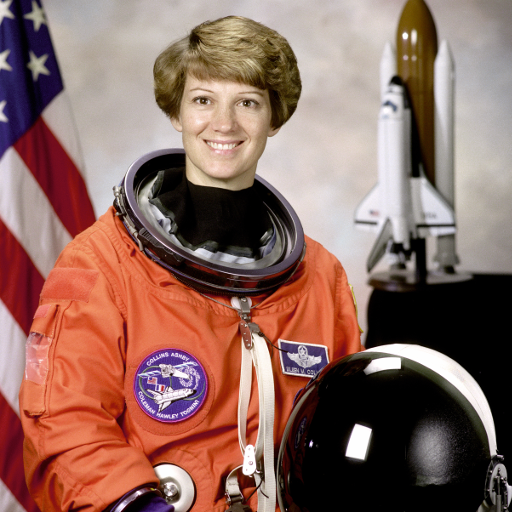
#> input picture skimage.data.astronaut(), 512 x 512 px
$ jupyter execute --allow-errors Seminar_4.ipynb   (shell and % lines are left out)
#> lines starting #> are read from the running program, lines starting #| are printed output that depends on the picture; long printed decimals are rounded
# Семинар 4 - Интерполяция изображений, геометрия формирования изображения и калибровка камеры

***

[cell 1]
from pathlib import Path

import cv2
import skimage
import numpy as np
import matplotlib.pyplot as plt

# Интерполяция изображений

Задача - эффективно уменьшить/увеличить изображение.

Рассмотрим несколько методов интерполяции.

## а) Интерполяция по ближайшему пикселю

Самая простая и самая быстрая, однако она приводит к сильным артефактам.

## б) Билинейная интерполяция

Лучше по качеству, но требует больше вычислений и вдобавок размывает границы объектов.

## в) Бикубическая интерполяция

Еще лучше в непрерывных областях, но на границе возникает [эффект гало](https://ru.wikipedia.org/wiki/Гало) (более темная полоса вдоль темного края границы и светлая вдоль светлого).

## Примеры

Согласно [документации OpenCV](https://docs.opencv.org/3.4/da/d54/group__imgproc__transform.html) для **сжатия изображения** — наиболее предпочтительным методом интерполяции является `cv.INTER_AREA`,
**для увеличения изображения** — наиболее предпочтительны методы интерполяции: `cv.INTER_CUBIC` (медленный) и `cv.INTER_LINEAR`.

[cell 2]
interpolation_algorithm = [
    ("nearest", cv2.INTER_NEAREST),
    ("bilinear", cv2.INTER_LINEAR),
    ("bicubic", cv2.INTER_CUBIC),
    ("area", cv2.INTER_AREA),
    ("lanczos4", cv2.INTER_LANCZOS4)
]

def resize_by_factor(
    img: np.array,
    factor: float,
) -> None:

    height, width = img.shape[:2]
    height2, width2 = int(height*factor), int(width*factor)

    print(f'orig size: h={height}, w={width}, resised size: h={height2}, w={width2}')

    fig, axes = plt.subplots(
        nrows=len(interpolation_algorithm),
        sharex=True,
        sharey=True,
        figsize=(3, 20)
    )

    imgs = []
    for i in range(len(interpolation_algorithm)):

        img_resized = cv2.resize(
            src=img,
            dsize=(width2, height2),
            interpolation=interpolation_algorithm[i][1],
        )

        axes[i].imshow(img_resized, cmap='Greys_r')
        axes[i].set_title(
            f"{interpolation_algorithm[i][0]}, shape = {img_resized.shape}",
        )

### Оригинальное изображение

[cell 3]
IMG_PATH = "data/a_letter.png"

if not Path(IMG_PATH).exists():
    !git clone https://github.com/alexmelekhin/cv_course_2023.git
    !mv cv_course_2023/seminars/seminar_04/data .

a_letter_img = cv2.imread(IMG_PATH, cv2.IMREAD_GRAYSCALE)

plt.figure(figsize=(3, 3))
#> (the rest of this cell did not finish here and is left out)

### Увеличение

#> (a cell that did not finish here is left out)

### Уменьшение

#> (a cell that did not finish here is left out)


# Упражение 1

Можно ли реализовать сжатие изображений на свертках? Реализуйте свертку, которая будет уменьшать изображение в 2 раза.

Можно применить свертку с ядром 2x2, где каждый элемент равен 0,25 (т.е. усреднить значения), с шагом, равным размеру ядра.

[cell 6]
def downsample_by_two(image):
    kernel = np.ones((2, 2), np.float32) / 4
    convolved = cv2.filter2D(image, -1, kernel)
    downsampled = convolved[::2, ::2]
    return downsampled

#> (a cell that did not finish here is left out)

# Трансформация изображений

[Туториал OpenCV "Geometric Transformations of Images"](https://docs.opencv.org/3.4/da/d6e/tutorial_py_geometric_transformations.html)

_Источник - [Computer Vision: Algorithms and Applications, 2nd ed. 2022 Richard Szeliski](https://szeliski.org/Book/)_

## Поворот (Rotation)

Входные параметры: угол поворота (angle)

```python
matrix = np.array([
      [np.cos(angle),  np.sin(angle), 0],
      [-np.sin(angle), np.cos(angle), 0],
      [0,              0,             1],
])
```

## Растяжение/сжатие (Scale)

Входные параметры: фактор растяжения (tx, ty)

```python
matrix = np.array([
      [t[0], 0,    0],
      [0,    t[1], 0],
      [0,    0,    1],
])
```

## Перенос (translation)

Входные параметры: фактор переноса (tx, ty)

```python
matrix = np.array([
      [1,  0, t[0]],
      [0,  1, t[1]],
      [0,  0,    1],
])
```

## Сдвиг (shearing)

Входные параметры: фактор сдвига (tx, ty)

```python
matrix_horisontal = np.array([
      [1,    t[0], 0],
      [t[1], 1,    0],
      [0,    0,    1],
])
```

# Упражнение 2

Реализуйте функцию, которая принимает изображение и матрицу преобразования, и реализует афинную трансформацию. Не забудьте про центрирование.

Идея - афинное перемещение пикселей изображения.

[cell 8]
def affine_transform(
    img: np.array,
    mat: np.array,
) -> np.array:

    # transfromed image
    transfromed_img = np.zeros_like(img)

    # image shape
    H, W = img.shape[:2]

    # center of the img
    cx, cy = (H + 1) // 2 - 1, (W + 1) // 2 - 1

    for x in range(H):
        for y in range(W):
            x_new, y_new, b = np.dot(mat, [x - cx, y - cy, 1])
            x_new = max(min(np.round(x_new).astype(int) + cx, W - 1), 0)
            y_new = max(min(np.round(y_new).astype(int) + cy, H - 1), 0)
            transfromed_img[y_new, x_new] = img[y, x]

    return transfromed_img

def make_rotation(
    params,
) -> np.array:

    angle = params[0]
    mat = np.array(
        [
            [np.cos(angle), np.sin(angle), 0],
            [-np.sin(angle), np.cos(angle), 0],
            [0, 0, 1],
        ]
    )

    return mat

def make_scaling(
    params,
) -> np.array:

    tx, ty = params[0], params[1]
    mat = np.array(
        [
            [tx, 0, 0],
            [0, ty, 0],
            [0, 0, 1],
        ]
    )

    return mat

def make_translation(
    params,
) -> np.array:

    tx, ty = params[0], params[1]
    mat = np.array(
        [
            [1, 0, tx],
            [0, 1, ty],
            [0, 0, 1],
        ]
    )

    return mat

def make_shearing(
    params,
) -> np.array:

    tx, ty = params[0], params[1]
    mat = np.array(
        [
            [1, tx, 0],
            [ty, 1, 0],
            [0, 0, 1],
        ]
    )

    return mat

Проверьте код на примере изображения c астронавтом

[cell 9]
import ipywidgets
from skimage import data

img = data.astronaut()
#> img is the input picture: shape (512, 512, 3); mean R, G, B 141.6, 105.8, 96.5

#resize image for much faster affine processing
img = cv2.resize(
    src=img,
    dsize=None,
    fx=0.3,
    fy=0.3,
    interpolation=cv2.INTER_AREA,
)
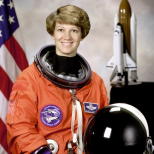
#> img: shape (154, 154, 3); mean R, G, B 141.2, 105.5, 96.3
#> the sliders are set to angle = 1.0

@ipywidgets.interact(
    angle=ipywidgets.FloatSlider(
        min=-3.14, max=3.14,
        step=0.01, value=1.,
    ),
)
def play_with_params(
    angle: float,
) -> None:

    # an example
    mat = make_rotation(
        (angle,),
    )

    transformed_img = affine_transform(
        img=img,
        mat=mat
    )
#> after the loop in affine_transform, `for x in range(H):`:
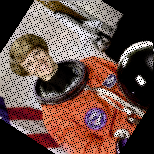
#> transfromed_img: shape (154, 154, 3); mean R, G, B 104.4, 77.5, 70
#> the sliders are set to tx = 1.0, ty = 1.0

    plt.imshow(transformed_img)

### Scaling

[cell 10]
img = data.astronaut()
img = cv2.resize(
    src=img,
    dsize=None,
    fx=0.3,
    fy=0.3,
    interpolation=cv2.INTER_AREA,
)

@ipywidgets.interact(
    tx=ipywidgets.FloatSlider(
        min=-3.14, max=3.14,
        step=0.01, value=1.,
    ),
    ty=ipywidgets.FloatSlider(
        min=-3.14, max=3.14,
        step=0.01, value=1.,
    ),
)

def play_with_params(
    tx: float,
    ty: float,
) -> None:

    mat = make_scaling(
        (tx, ty),
    )
    transformed_img = affine_transform(
        img=img,
        mat=mat
    )
#> the sliders are set to tx = 50, ty = 20

    plt.imshow(transformed_img)

### Translation

[cell 11]
img = data.astronaut()
img = cv2.resize(
    src=img,
    dsize=None,
    fx=0.3,
    fy=0.3,
    interpolation=cv2.INTER_AREA,
)

@ipywidgets.interact(
    tx=ipywidgets.FloatSlider(
        min=-150, max=150,
        step=1, value=50,
    ),

    ty=ipywidgets.FloatSlider(
        min=-150, max=150,
        step=1, value=20,
    ),
)

def play_with_params(
    tx: float,
    ty: float,
) -> None:

    mat = make_translation(
        (tx, ty),
    )
    transformed_img = affine_transform(
        img=img,
        mat=mat
    )
#> after the loop in affine_transform (call 3), `for x in range(H):`:
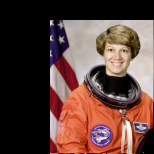
#> transfromed_img: shape (154, 154, 3); mean R, G, B 93.1, 65.5, 59.1
#> the sliders are set to tx = 0.1, ty = 0.2

    plt.imshow(transformed_img)

### Shearing

[cell 12]
img = data.astronaut()
img = cv2.resize(
    src=img,
    dsize=None,
    fx=0.3,
    fy=0.3,
    interpolation=cv2.INTER_AREA,
)

@ipywidgets.interact(
    tx=ipywidgets.FloatSlider(
        min=-0.5, max=0.5,
        step=0.01, value=0.1,
    ),

    ty=ipywidgets.FloatSlider(
        min=-0.5, max=0.5,
        step=0.01, value=0.2,
    ),
)

def play_with_params(
    tx: float,
    ty: float,
) -> None:

    mat = make_shearing(
        (tx, ty),
    )
    transformed_img = affine_transform(
        img=img,
        mat=mat
    )
#> after the loop in affine_transform (call 4), `for x in range(H):`:
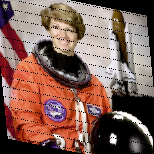
#> transfromed_img: shape (154, 154, 3); mean R, G, B 128, 94.8, 85.7

    plt.imshow(transformed_img)

# Вопрос 1

Запустите все 4 преобразования. Изменяйте параметры алгоритма. Имеются ли пиксели, которые никуда не перешли в результате трансформации?

**Ответ:** да, такие пиксели есть из-за того, что производится округление при попиксельном применении преобразования.

# Формирование изображения

## Внешние параметры камеры

Некоторые камеры-обскуры вносят значительные искажения в изображения. Два основных вида искажений - это радиальные искажения и тангенциальные искажения.

**Радиальные искажения** возникают из-за неидеальности линз и приводит к тому, что прямые линии кажутся изогнутыми.

**Тангенциальные искажения** возникают из-за того, что объектив для съемки изображения не выровнен идеально параллельно плоскости изображения. Таким образом, некоторые области на изображении могут выглядеть ближе, чем ожидалось.

Виды радиального искажения:
<figure>

<figcaption>Barrel distortion (Positive k1 > 0)</figcaption>

<figcaption>Pincushion distortion (Negative k1 < 0)</figcaption>

<figcaption>Mustache distortion (Complex)</figcaption>
</figure>

Формулы:

$x_{dist} = x\frac{1+k_{1}r^{2}+k_{2}r^{4} + k_{3}r^{6}}{1+k_{4}r^{2}+k_{5}r^{4} + k_{6}r^{6}} + 2p_{1}xy + p_{2}(r^{2} + 2x^{2})$

$y_{dist} = y\frac{1+k_{1}r^{2}+k_{2}r^{4} + k_{3}r^{6}}{1+k_{4}r^{2}+k_{5}r^{4} + k_{6}r^{6}} + p_{1}(r^{2} + 2y^{2}) + 2p_{2}xy$,

где $r^{2} = x^{2} + y^{2}$

Таким образом, параметры радиальной дисторсии - ($k_{1}, \cdots, k_{6}$), тангенциальной дисторсии - ($p_{1}, p_{2}$)

В дополнение к этому нам нужны внутренние и внешние параметры камеры. Внутренние параметры специфичны для конкретной камеры. Они включают в себя такую информацию, как фокусное расстояние (fx,fy) и оптические центры (cx, cy). Фокусное расстояние и оптические центры могут быть использованы для создания матрицы камеры, которую можно использовать для устранения искажений, вызванных объективами конкретной камеры. Матрица камеры уникальна для конкретной камеры, поэтому после расчета ее можно повторно использовать на других изображениях, сделанных той же камерой.

# Вопрос 2

Запишите выражение связи точек в координатной системе камеры (x, y, z) c проекцией (изображением), зная параметры дисторсии и параметры камеры.

**Ответ:**
Пусть точка в определенном пространстве имеет координаты $(p_x, p_y, p_z)$. Эти координаты могут быть преобразованы в координаты изображения $(p'_x, p'_y)$ с использованием уравнения камеры:

\begin{align*}
p'_x &= \left(f_x \cdot \frac{p_x}{p_z}\right) + c_x \\
p'_y &= \left(f_y \cdot \frac{p_y}{p_z}\right) + c_y \\
\end{align*}

где: $f_x$ и $f_y$ - фокусные расстояния, $c_x$ и $c_y$ - оптические центры изображения.

# Упражнение 3

Найдите параметры вашей камеры мобильного телефона.

Используйте шаблон шахматной доски. Можете воспользоваться ресурсом https://markhedleyjones.com/projects/calibration-checkerboard-collection  - здесь можно выбрать необходимый размер и подготовить pdf с доской. Во время печати не забудьте проверить, что масштаб не меняется (часто в параметрах печати по умолчанию установлен флаг "scale to fit page").

Воспользуйтесь [туториалом OpenCV](https://docs.opencv.org/4.x/dc/dbb/tutorial_py_calibration.html).

В ответе требуется:

1. Загрузить все сделанные фотографии (туториал рекомендует использовать не менее 10-ти изображений) в папку `./data/calibr_images`. Написанный код должен воспроизводить ваши результаты без дополнительных манипуляций.
2. Вывести найденные параметры калибровки (intrinsic матрицу и параметры дисторсии).
3. Отобразить изображения до и после устранения дисторсии.
4. Посчитать ошибку репроектирования (см. туториал opencv).

[cell 13]
import glob

[cell 14]
# Termination criteria
criteria = (cv2.TERM_CRITERIA_EPS + cv2.TERM_CRITERIA_MAX_ITER, 30, 0.001)

# Prepare object points, like (0,0,0), (1,0,0), (2,0,0) ....,(6,5,0)
grid_size = (10, 7)
objp = np.zeros((grid_size[0] * grid_size[1], 3), np.float32)
objp[:,:2] = np.mgrid[:grid_size[0],:grid_size[1]].T.reshape(-1,2)

# Arrays to store object points and image points from all the images.
objpoints = [] # 3d point in real world space
imgpoints = [] # 2d points in image plane.

images = glob.glob('data/calibr_images/*.jpg')
print(len(images))

for fname in images:
    img = cv2.imread(fname)
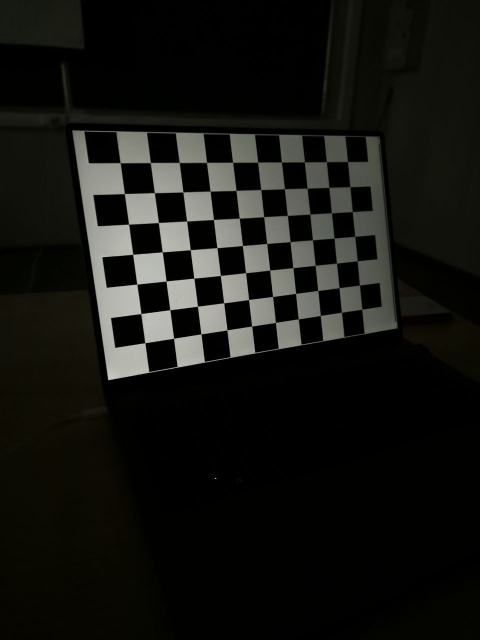
#> input picture seminars/seminar_04/data/calibr_images/photo_2024-03-11_15-09-13.jpg, 960 x 1280 px (shown at 1/2 size)
#> img is the input picture: shape (1280, 960, 3); mean B, G, R 17.9, 21.4, 21.2
    gray = cv2.cvtColor(img, cv2.COLOR_BGR2GRAY)
    ret, corners = cv2.findChessboardCorners(gray, grid_size, None)
#> ret = True; corners = 70 rows, first 8: [239.2, 324.7], [302.3, 324.4], [359.3, 326.3], [414.7, 324.4], [465.6, 324.9], [517.2, 323.6], [562.4, 323.1], [610.2, 322.7]
    if ret:
        objpoints.append(objp)
        corners2 = cv2.cornerSubPix(gray,corners, (11,11), (-1,-1), criteria)
#> corners2 = 70 rows, first 8: [240.7, 325.9], [301.2, 325.6], [358.8, 325.5], [413.5, 325.3], [465.7, 325], [515.8, 324.8], [563.4, 324.4], [609.4, 324.2]
        imgpoints.append(corners2)
    else:
        print(f"The chess board corners is not found: {fname}")

[cell 15]
ret, mtx, dist, rvecs, tvecs= cv2.calibrateCamera(objpoints, imgpoints, gray.shape[::-1], None, None)
#> ret = 0.128; mtx = [[737.5, 0, 451.5], [0, 745.4, 639.6], [0, 0, 1]]; dist = [[0.0813, -0.302, 0.00197, -0.000239, 0.446]]; rvecs = ([0.0441, -0.32, -0.131],); tvecs = ([-3.5, -5.16, 12.33],)
print(f"Intrinsic matrix:\n{mtx}")
#| Intrinsic matrix:
#| [[737.480   0.         451.454]
#|  [  0.         745.445 639.614]
#|  [  0.           0.           1.        ]]
print(f"Distortion coefficients:\n{dist}")
#| Distortion coefficients:
#| [[ 8.13236215e-02 -3.01514527e-01  1.97060967e-03 -2.39439176e-04
#|    4.46347960e-01]]

[cell 16]
for fname in images:
    img = cv2.imread(fname)
    undistorted_img = cv2.undistort(img, mtx, dist, None, mtx)
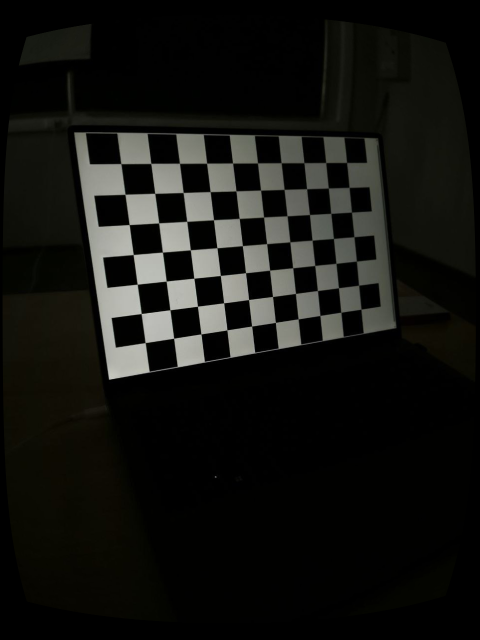
#> undistorted_img: shape (1280, 960, 3) (shown at 1/2 size); mean B, G, R 17.3, 20.4, 20.2
    fig, axes = plt.subplots(1, 2, figsize=(10, 5))

    axes[0].imshow(cv2.cvtColor(img, cv2.COLOR_BGR2RGB))
    axes[0].set_title('Original Image')
    axes[0].axis('off')

    axes[1].imshow(cv2.cvtColor(undistorted_img, cv2.COLOR_BGR2RGB))
    axes[1].set_title('Undistorted Image')
    axes[1].axis('off')

    plt.show()
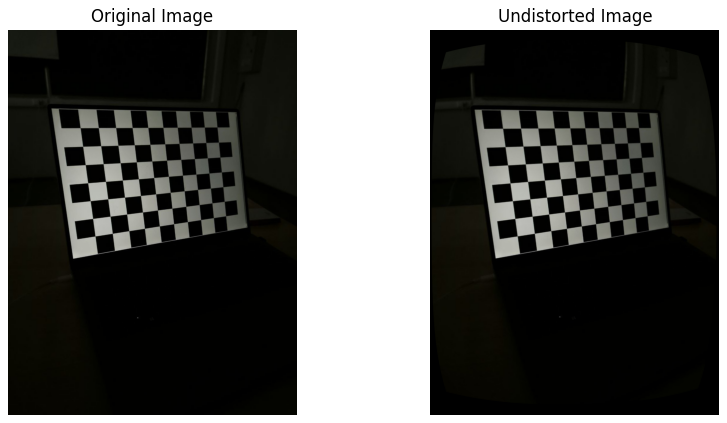
#> figure drawn by matplotlib, 2 panels

[cell 17]
mean_error = 0
for i in range(len(objpoints)):
    imgpoints2, _ = cv2.projectPoints(objpoints[i], rvecs[i], tvecs[i], mtx, dist)
    error = cv2.norm(imgpoints[i], imgpoints2, cv2.NORM_L2)/len(imgpoints2)
    mean_error += error
#> this loop made 1 pass
#> (error, mean_error) on pass 1: (0.0153, 0.0153)
#> after the loop, mean_error = 0.0153
print( "Avg error: {}".format(mean_error/len(objpoints)) )
#| Avg error: 0.01529
